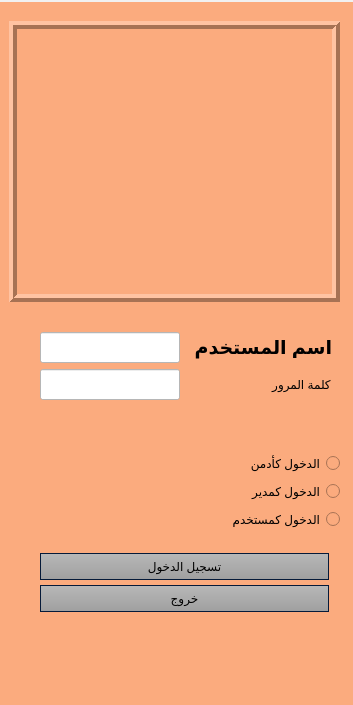
<?xml version="1.0" encoding="UTF-8"?>
<ui version="4.0">
 <class>logIn</class>
 <widget class="QMainWindow" name="logIn">
  <property name="geometry">
   <rect>
    <x>0</x>
    <y>0</y>
    <width>353</width>
    <height>705</height>
   </rect>
  </property>
  <property name="cursor">
   <cursorShape>ArrowCursor</cursorShape>
  </property>
  <property name="windowTitle">
   <string>LogIn</string>
  </property>
  <property name="layoutDirection">
   <enum>Qt::RightToLeft</enum>
  </property>
  <property name="autoFillBackground">
   <bool>false</bool>
  </property>
  <property name="styleSheet">
   <string notr="true">background-color: #FBAB7E;
background-image: linear-gradient(62deg, #FBAB7E 0%, #F7CE68 100%);
</string>
  </property>
  <property name="locale">
   <locale language="Arabic" country="Syria"/>
  </property>
  <property name="tabShape">
   <enum>QTabWidget::Rounded</enum>
  </property>
  <widget class="QWidget" name="centralwidget">
   <property name="styleSheet">
    <string notr="true">background-color: #e4e4e4;
	color: #000;
	selection-background-color: #46a2da;
	selection-color: #fff;

go::hover
{
	background-color: rgba(70,162,218,50%);
	border: 1px solid #46a2da;

}</string>
   </property>
   <widget class="QFrame" name="frmLogo">
    <property name="geometry">
     <rect>
      <x>9</x>
      <y>19</y>
      <width>331</width>
      <height>281</height>
     </rect>
    </property>
    <property name="cursor">
     <cursorShape>ArrowCursor</cursorShape>
    </property>
    <property name="styleSheet">
     <string notr="true"/>
    </property>
    <property name="frameShape">
     <enum>QFrame::Box</enum>
    </property>
    <property name="frameShadow">
     <enum>QFrame::Raised</enum>
    </property>
    <property name="lineWidth">
     <number>4</number>
    </property>
    <property name="midLineWidth">
     <number>0</number>
    </property>
    <widget class="QLabel" name="labelLogo">
     <property name="geometry">
      <rect>
       <x>10</x>
       <y>10</y>
       <width>311</width>
       <height>261</height>
      </rect>
     </property>
     <property name="frameShape">
      <enum>QFrame::NoFrame</enum>
     </property>
     <property name="text">
      <string/>
     </property>
     <property name="pixmap">
      <pixmap>media/logo_and_new_collection_gold.pdf</pixmap>
     </property>
     <property name="scaledContents">
      <bool>true</bool>
     </property>
    </widget>
   </widget>
   <widget class="QWidget" name="verticalLayoutWidget">
    <property name="geometry">
     <rect>
      <x>30</x>
      <y>550</y>
      <width>309</width>
      <height>62</height>
     </rect>
    </property>
    <layout class="QVBoxLayout" name="verticalLayout">
     <property name="spacing">
      <number>4</number>
     </property>
     <property name="leftMargin">
      <number>10</number>
     </property>
     <property name="rightMargin">
      <number>10</number>
     </property>
     <item>
      <widget class="QPushButton" name="go">
       <property name="enabled">
        <bool>true</bool>
       </property>
       <property name="palette">
        <palette>
         <active>
          <colorrole role="WindowText">
           <brush brushstyle="SolidPattern">
            <color alpha="255">
             <red>0</red>
             <green>0</green>
             <blue>0</blue>
            </color>
           </brush>
          </colorrole>
          <colorrole role="Button">
           <brush brushstyle="LinearGradientPattern">
            <gradient startx="1.000000000000000" starty="0.000000000000000" endx="1.000000000000000" endy="1.000000000000000" type="LinearGradient" spread="RepeatSpread" coordinatemode="ObjectBoundingMode">
             <gradientstop position="0.000000000000000">
              <color alpha="255">
               <red>184</red>
               <green>184</green>
               <blue>184</blue>
              </color>
             </gradientstop>
             <gradientstop position="1.000000000000000">
              <color alpha="255">
               <red>159</red>
               <green>159</green>
               <blue>159</blue>
              </color>
             </gradientstop>
            </gradient>
           </brush>
          </colorrole>
          <colorrole role="Light">
           <brush brushstyle="SolidPattern">
            <color alpha="255">
             <red>255</red>
             <green>255</green>
             <blue>255</blue>
            </color>
           </brush>
          </colorrole>
          <colorrole role="Midlight">
           <brush brushstyle="SolidPattern">
            <color alpha="255">
             <red>238</red>
             <green>238</green>
             <blue>238</blue>
            </color>
           </brush>
          </colorrole>
          <colorrole role="Dark">
           <brush brushstyle="SolidPattern">
            <color alpha="255">
             <red>111</red>
             <green>111</green>
             <blue>111</blue>
            </color>
           </brush>
          </colorrole>
          <colorrole role="Mid">
           <brush brushstyle="SolidPattern">
            <color alpha="255">
             <red>148</red>
             <green>148</green>
             <blue>148</blue>
            </color>
           </brush>
          </colorrole>
          <colorrole role="Text">
           <brush brushstyle="SolidPattern">
            <color alpha="255">
             <red>0</red>
             <green>0</green>
             <blue>0</blue>
            </color>
           </brush>
          </colorrole>
          <colorrole role="BrightText">
           <brush brushstyle="SolidPattern">
            <color alpha="255">
             <red>255</red>
             <green>255</green>
             <blue>255</blue>
            </color>
           </brush>
          </colorrole>
          <colorrole role="ButtonText">
           <brush brushstyle="SolidPattern">
            <color alpha="255">
             <red>0</red>
             <green>0</green>
             <blue>0</blue>
            </color>
           </brush>
          </colorrole>
          <colorrole role="Base">
           <brush brushstyle="LinearGradientPattern">
            <gradient startx="1.000000000000000" starty="0.000000000000000" endx="1.000000000000000" endy="1.000000000000000" type="LinearGradient" spread="RepeatSpread" coordinatemode="ObjectBoundingMode">
             <gradientstop position="0.000000000000000">
              <color alpha="255">
               <red>184</red>
               <green>184</green>
               <blue>184</blue>
              </color>
             </gradientstop>
             <gradientstop position="1.000000000000000">
              <color alpha="255">
               <red>159</red>
               <green>159</green>
               <blue>159</blue>
              </color>
             </gradientstop>
            </gradient>
           </brush>
          </colorrole>
          <colorrole role="Window">
           <brush brushstyle="LinearGradientPattern">
            <gradient startx="1.000000000000000" starty="0.000000000000000" endx="1.000000000000000" endy="1.000000000000000" type="LinearGradient" spread="RepeatSpread" coordinatemode="ObjectBoundingMode">
             <gradientstop position="0.000000000000000">
              <color alpha="255">
               <red>184</red>
               <green>184</green>
               <blue>184</blue>
              </color>
             </gradientstop>
             <gradientstop position="1.000000000000000">
              <color alpha="255">
               <red>159</red>
               <green>159</green>
               <blue>159</blue>
              </color>
             </gradientstop>
            </gradient>
           </brush>
          </colorrole>
          <colorrole role="Shadow">
           <brush brushstyle="SolidPattern">
            <color alpha="255">
             <red>0</red>
             <green>0</green>
             <blue>0</blue>
            </color>
           </brush>
          </colorrole>
          <colorrole role="Highlight">
           <brush brushstyle="SolidPattern">
            <color alpha="255">
             <red>70</red>
             <green>162</green>
             <blue>218</blue>
            </color>
           </brush>
          </colorrole>
          <colorrole role="HighlightedText">
           <brush brushstyle="SolidPattern">
            <color alpha="255">
             <red>255</red>
             <green>255</green>
             <blue>255</blue>
            </color>
           </brush>
          </colorrole>
          <colorrole role="AlternateBase">
           <brush brushstyle="SolidPattern">
            <color alpha="255">
             <red>238</red>
             <green>238</green>
             <blue>238</blue>
            </color>
           </brush>
          </colorrole>
          <colorrole role="ToolTipBase">
           <brush brushstyle="SolidPattern">
            <color alpha="255">
             <red>255</red>
             <green>255</green>
             <blue>220</blue>
            </color>
           </brush>
          </colorrole>
          <colorrole role="ToolTipText">
           <brush brushstyle="SolidPattern">
            <color alpha="255">
             <red>0</red>
             <green>0</green>
             <blue>0</blue>
            </color>
           </brush>
          </colorrole>
          <colorrole role="PlaceholderText">
           <brush brushstyle="SolidPattern">
            <color alpha="128">
             <red>0</red>
             <green>0</green>
             <blue>0</blue>
            </color>
           </brush>
          </colorrole>
         </active>
         <inactive>
          <colorrole role="WindowText">
           <brush brushstyle="SolidPattern">
            <color alpha="255">
             <red>0</red>
             <green>0</green>
             <blue>0</blue>
            </color>
           </brush>
          </colorrole>
          <colorrole role="Button">
           <brush brushstyle="LinearGradientPattern">
            <gradient startx="1.000000000000000" starty="0.000000000000000" endx="1.000000000000000" endy="1.000000000000000" type="LinearGradient" spread="RepeatSpread" coordinatemode="ObjectBoundingMode">
             <gradientstop position="0.000000000000000">
              <color alpha="255">
               <red>184</red>
               <green>184</green>
               <blue>184</blue>
              </color>
             </gradientstop>
             <gradientstop position="1.000000000000000">
              <color alpha="255">
               <red>159</red>
               <green>159</green>
               <blue>159</blue>
              </color>
             </gradientstop>
            </gradient>
           </brush>
          </colorrole>
          <colorrole role="Light">
           <brush brushstyle="SolidPattern">
            <color alpha="255">
             <red>255</red>
             <green>255</green>
             <blue>255</blue>
            </color>
           </brush>
          </colorrole>
          <colorrole role="Midlight">
           <brush brushstyle="SolidPattern">
            <color alpha="255">
             <red>238</red>
             <green>238</green>
             <blue>238</blue>
            </color>
           </brush>
          </colorrole>
          <colorrole role="Dark">
           <brush brushstyle="SolidPattern">
            <color alpha="255">
             <red>111</red>
             <green>111</green>
             <blue>111</blue>
            </color>
           </brush>
          </colorrole>
          <colorrole role="Mid">
           <brush brushstyle="SolidPattern">
            <color alpha="255">
             <red>148</red>
             <green>148</green>
             <blue>148</blue>
            </color>
           </brush>
          </colorrole>
          <colorrole role="Text">
           <brush brushstyle="SolidPattern">
            <color alpha="255">
             <red>0</red>
             <green>0</green>
             <blue>0</blue>
            </color>
           </brush>
          </colorrole>
          <colorrole role="BrightText">
           <brush brushstyle="SolidPattern">
            <color alpha="255">
             <red>255</red>
             <green>255</green>
             <blue>255</blue>
            </color>
           </brush>
          </colorrole>
          <colorrole role="ButtonText">
           <brush brushstyle="SolidPattern">
            <color alpha="255">
             <red>0</red>
             <green>0</green>
             <blue>0</blue>
            </color>
           </brush>
          </colorrole>
          <colorrole role="Base">
           <brush brushstyle="LinearGradientPattern">
            <gradient startx="1.000000000000000" starty="0.000000000000000" endx="1.000000000000000" endy="1.000000000000000" type="LinearGradient" spread="RepeatSpread" coordinatemode="ObjectBoundingMode">
             <gradientstop position="0.000000000000000">
              <color alpha="255">
               <red>184</red>
               <green>184</green>
               <blue>184</blue>
              </color>
             </gradientstop>
             <gradientstop position="1.000000000000000">
              <color alpha="255">
               <red>159</red>
               <green>159</green>
               <blue>159</blue>
              </color>
             </gradientstop>
            </gradient>
           </brush>
          </colorrole>
          <colorrole role="Window">
           <brush brushstyle="LinearGradientPattern">
            <gradient startx="1.000000000000000" starty="0.000000000000000" endx="1.000000000000000" endy="1.000000000000000" type="LinearGradient" spread="RepeatSpread" coordinatemode="ObjectBoundingMode">
             <gradientstop position="0.000000000000000">
              <color alpha="255">
               <red>184</red>
               <green>184</green>
               <blue>184</blue>
              </color>
             </gradientstop>
             <gradientstop position="1.000000000000000">
              <color alpha="255">
               <red>159</red>
               <green>159</green>
               <blue>159</blue>
              </color>
             </gradientstop>
            </gradient>
           </brush>
          </colorrole>
          <colorrole role="Shadow">
           <brush brushstyle="SolidPattern">
            <color alpha="255">
             <red>0</red>
             <green>0</green>
             <blue>0</blue>
            </color>
           </brush>
          </colorrole>
          <colorrole role="Highlight">
           <brush brushstyle="SolidPattern">
            <color alpha="255">
             <red>70</red>
             <green>162</green>
             <blue>218</blue>
            </color>
           </brush>
          </colorrole>
          <colorrole role="HighlightedText">
           <brush brushstyle="SolidPattern">
            <color alpha="255">
             <red>255</red>
             <green>255</green>
             <blue>255</blue>
            </color>
           </brush>
          </colorrole>
          <colorrole role="AlternateBase">
           <brush brushstyle="SolidPattern">
            <color alpha="255">
             <red>238</red>
             <green>238</green>
             <blue>238</blue>
            </color>
           </brush>
          </colorrole>
          <colorrole role="ToolTipBase">
           <brush brushstyle="SolidPattern">
            <color alpha="255">
             <red>255</red>
             <green>255</green>
             <blue>220</blue>
            </color>
           </brush>
          </colorrole>
          <colorrole role="ToolTipText">
           <brush brushstyle="SolidPattern">
            <color alpha="255">
             <red>0</red>
             <green>0</green>
             <blue>0</blue>
            </color>
           </brush>
          </colorrole>
          <colorrole role="PlaceholderText">
           <brush brushstyle="SolidPattern">
            <color alpha="128">
             <red>0</red>
             <green>0</green>
             <blue>0</blue>
            </color>
           </brush>
          </colorrole>
         </inactive>
         <disabled>
          <colorrole role="WindowText">
           <brush brushstyle="SolidPattern">
            <color alpha="255">
             <red>0</red>
             <green>0</green>
             <blue>0</blue>
            </color>
           </brush>
          </colorrole>
          <colorrole role="Button">
           <brush brushstyle="LinearGradientPattern">
            <gradient startx="1.000000000000000" starty="0.000000000000000" endx="1.000000000000000" endy="1.000000000000000" type="LinearGradient" spread="RepeatSpread" coordinatemode="ObjectBoundingMode">
             <gradientstop position="0.000000000000000">
              <color alpha="255">
               <red>184</red>
               <green>184</green>
               <blue>184</blue>
              </color>
             </gradientstop>
             <gradientstop position="1.000000000000000">
              <color alpha="255">
               <red>159</red>
               <green>159</green>
               <blue>159</blue>
              </color>
             </gradientstop>
            </gradient>
           </brush>
          </colorrole>
          <colorrole role="Light">
           <brush brushstyle="SolidPattern">
            <color alpha="255">
             <red>255</red>
             <green>255</green>
             <blue>255</blue>
            </color>
           </brush>
          </colorrole>
          <colorrole role="Midlight">
           <brush brushstyle="SolidPattern">
            <color alpha="255">
             <red>238</red>
             <green>238</green>
             <blue>238</blue>
            </color>
           </brush>
          </colorrole>
          <colorrole role="Dark">
           <brush brushstyle="SolidPattern">
            <color alpha="255">
             <red>111</red>
             <green>111</green>
             <blue>111</blue>
            </color>
           </brush>
          </colorrole>
          <colorrole role="Mid">
           <brush brushstyle="SolidPattern">
            <color alpha="255">
             <red>148</red>
             <green>148</green>
             <blue>148</blue>
            </color>
           </brush>
          </colorrole>
          <colorrole role="Text">
           <brush brushstyle="SolidPattern">
            <color alpha="255">
             <red>0</red>
             <green>0</green>
             <blue>0</blue>
            </color>
           </brush>
          </colorrole>
          <colorrole role="BrightText">
           <brush brushstyle="SolidPattern">
            <color alpha="255">
             <red>255</red>
             <green>255</green>
             <blue>255</blue>
            </color>
           </brush>
          </colorrole>
          <colorrole role="ButtonText">
           <brush brushstyle="SolidPattern">
            <color alpha="255">
             <red>0</red>
             <green>0</green>
             <blue>0</blue>
            </color>
           </brush>
          </colorrole>
          <colorrole role="Base">
           <brush brushstyle="LinearGradientPattern">
            <gradient startx="1.000000000000000" starty="0.000000000000000" endx="1.000000000000000" endy="1.000000000000000" type="LinearGradient" spread="RepeatSpread" coordinatemode="ObjectBoundingMode">
             <gradientstop position="0.000000000000000">
              <color alpha="255">
               <red>184</red>
               <green>184</green>
               <blue>184</blue>
              </color>
             </gradientstop>
             <gradientstop position="1.000000000000000">
              <color alpha="255">
               <red>159</red>
               <green>159</green>
               <blue>159</blue>
              </color>
             </gradientstop>
            </gradient>
           </brush>
          </colorrole>
          <colorrole role="Window">
           <brush brushstyle="LinearGradientPattern">
            <gradient startx="1.000000000000000" starty="0.000000000000000" endx="1.000000000000000" endy="1.000000000000000" type="LinearGradient" spread="RepeatSpread" coordinatemode="ObjectBoundingMode">
             <gradientstop position="0.000000000000000">
              <color alpha="255">
               <red>184</red>
               <green>184</green>
               <blue>184</blue>
              </color>
             </gradientstop>
             <gradientstop position="1.000000000000000">
              <color alpha="255">
               <red>159</red>
               <green>159</green>
               <blue>159</blue>
              </color>
             </gradientstop>
            </gradient>
           </brush>
          </colorrole>
          <colorrole role="Shadow">
           <brush brushstyle="SolidPattern">
            <color alpha="255">
             <red>0</red>
             <green>0</green>
             <blue>0</blue>
            </color>
           </brush>
          </colorrole>
          <colorrole role="Highlight">
           <brush brushstyle="SolidPattern">
            <color alpha="255">
             <red>70</red>
             <green>162</green>
             <blue>218</blue>
            </color>
           </brush>
          </colorrole>
          <colorrole role="HighlightedText">
           <brush brushstyle="SolidPattern">
            <color alpha="255">
             <red>255</red>
             <green>255</green>
             <blue>255</blue>
            </color>
           </brush>
          </colorrole>
          <colorrole role="AlternateBase">
           <brush brushstyle="SolidPattern">
            <color alpha="255">
             <red>222</red>
             <green>222</green>
             <blue>222</blue>
            </color>
           </brush>
          </colorrole>
          <colorrole role="ToolTipBase">
           <brush brushstyle="SolidPattern">
            <color alpha="255">
             <red>255</red>
             <green>255</green>
             <blue>220</blue>
            </color>
           </brush>
          </colorrole>
          <colorrole role="ToolTipText">
           <brush brushstyle="SolidPattern">
            <color alpha="255">
             <red>0</red>
             <green>0</green>
             <blue>0</blue>
            </color>
           </brush>
          </colorrole>
          <colorrole role="PlaceholderText">
           <brush brushstyle="SolidPattern">
            <color alpha="128">
             <red>0</red>
             <green>0</green>
             <blue>0</blue>
            </color>
           </brush>
          </colorrole>
         </disabled>
        </palette>
       </property>
       <property name="cursor">
        <cursorShape>PointingHandCursor</cursorShape>
       </property>
       <property name="mouseTracking">
        <bool>true</bool>
       </property>
       <property name="autoFillBackground">
        <bool>false</bool>
       </property>
       <property name="styleSheet">
        <string notr="true">QPushButton {
  background-color: qlineargradient(spread:repeat, x1:1, y1:0, x2:1, y2:1, stop:0 rgba(184, 184,      184, 255),stop:1 rgba(159, 159, 159, 255));
	color: #000;
	min-width: 80px;
	border-style: solid;
	border-width: 1px;
	border-color: #051a39;
	padding: 5px;
}
QPushButton#go:hover
{
	background-color: rgba(70,162,218,50%);
	border: 1px solid #46a2da;

}

QPushButton#go:pressed {
    background-color: qlineargradient(x1: 0, y1: 0, x2: 0, y2: 1,
                                      stop: 0 #dadbde, stop: 1 #f6f7fa);
}</string>
       </property>
       <property name="text">
        <string>تسجيل الدخول</string>
       </property>
      </widget>
     </item>
     <item>
      <widget class="QPushButton" name="btnExit">
       <property name="enabled">
        <bool>true</bool>
       </property>
       <property name="cursor">
        <cursorShape>PointingHandCursor</cursorShape>
       </property>
       <property name="autoFillBackground">
        <bool>false</bool>
       </property>
       <property name="styleSheet">
        <string notr="true">QPushButton {
  background-color: qlineargradient(spread:repeat, x1:1, y1:0, x2:1, y2:1, stop:0 rgba(184, 184,      184, 255),stop:1 rgba(159, 159, 159, 255));
	color: #000;
	min-width: 80px;
	border-style: solid;
	border-width: 1px;
	border-color: #051a39;
	padding: 5px;
}
QPushButton#btnExit:hover
{
	background-color: rgba(70,162,218,50%);
	border: 1px solid #46a2da;

}

QPushButton#btnExit:pressed {
    background-color: qlineargradient(x1: 0, y1: 0, x2: 0, y2: 1,
                                      stop: 0 #dadbde, stop: 1 #f6f7fa);
}</string>
       </property>
       <property name="text">
        <string>خروج</string>
       </property>
       <property name="flat">
        <bool>false</bool>
       </property>
      </widget>
     </item>
    </layout>
   </widget>
   <widget class="QWidget" name="formLayoutWidget">
    <property name="geometry">
     <rect>
      <x>40</x>
      <y>330</y>
      <width>299</width>
      <height>81</height>
     </rect>
    </property>
    <layout class="QFormLayout" name="formLayout">
     <property name="sizeConstraint">
      <enum>QLayout::SetDefaultConstraint</enum>
     </property>
     <property name="fieldGrowthPolicy">
      <enum>QFormLayout::FieldsStayAtSizeHint</enum>
     </property>
     <property name="verticalSpacing">
      <number>6</number>
     </property>
     <item row="0" column="0">
      <widget class="QLabel" name="lblUserName">
       <property name="font">
        <font>
         <family>Arial</family>
         <pointsize>14</pointsize>
         <italic>false</italic>
         <bold>true</bold>
        </font>
       </property>
       <property name="styleSheet">
        <string notr="true">
	background-color: transparent;
	color: rgb(0, 0, 0);</string>
       </property>
       <property name="frameShape">
        <enum>QFrame::Box</enum>
       </property>
       <property name="frameShadow">
        <enum>QFrame::Raised</enum>
       </property>
       <property name="text">
        <string>اسم المستخدم</string>
       </property>
       <property name="textFormat">
        <enum>Qt::PlainText</enum>
       </property>
      </widget>
     </item>
     <item row="1" column="0">
      <widget class="QLabel" name="lblpassword">
       <property name="styleSheet">
        <string notr="true">font: 700 14pt &quot;Arial&quot;;

	background-color: transparent;

	color: black;</string>
       </property>
       <property name="frameShape">
        <enum>QFrame::Box</enum>
       </property>
       <property name="frameShadow">
        <enum>QFrame::Raised</enum>
       </property>
       <property name="text">
        <string> كلمة المرور</string>
       </property>
       <property name="textFormat">
        <enum>Qt::PlainText</enum>
       </property>
      </widget>
     </item>
     <item row="0" column="1">
      <widget class="QLineEdit" name="inputUserName">
       <property name="font">
        <font>
         <pointsize>14</pointsize>
        </font>
       </property>
       <property name="styleSheet">
        <string notr="true">background-color: rgb(255, 255, 255);</string>
       </property>
      </widget>
     </item>
     <item row="1" column="1">
      <widget class="QLineEdit" name="inputPassword">
       <property name="font">
        <font>
         <pointsize>14</pointsize>
        </font>
       </property>
       <property name="styleSheet">
        <string notr="true">background-color: rgb(255, 255, 255);</string>
       </property>
      </widget>
     </item>
    </layout>
   </widget>
   <widget class="QWidget" name="verticalLayoutWidget_3">
    <property name="geometry">
     <rect>
      <x>180</x>
      <y>450</y>
      <width>160</width>
      <height>80</height>
     </rect>
    </property>
    <layout class="QVBoxLayout" name="verticalLayout_3">
     <item>
      <widget class="QRadioButton" name="rdbAdmin">
       <property name="text">
        <string>الدخول كأدمن</string>
       </property>
      </widget>
     </item>
     <item>
      <widget class="QRadioButton" name="rdbManager">
       <property name="text">
        <string>الدخول كمدير</string>
       </property>
      </widget>
     </item>
     <item>
      <widget class="QRadioButton" name="rdbUser">
       <property name="text">
        <string>الدخول كمستخدم</string>
       </property>
      </widget>
     </item>
    </layout>
   </widget>
  </widget>
  <widget class="QMenuBar" name="menubar">
   <property name="geometry">
    <rect>
     <x>0</x>
     <y>0</y>
     <width>353</width>
     <height>24</height>
    </rect>
   </property>
   <property name="styleSheet">
    <string notr="true">background-color: qlineargradient(spread:repeat, x1:1, y1:0, x2:1, y2:1, stop:0 rgba(227, 227, 227, 255),stop:1 rgba(187, 187, 187, 255));
	border: 1px solid #f1f1f1;
	color: #000;</string>
   </property>
  </widget>
  <widget class="QStatusBar" name="statusbar"/>
 </widget>
 <resources/>
 <connections/>
</ui>
